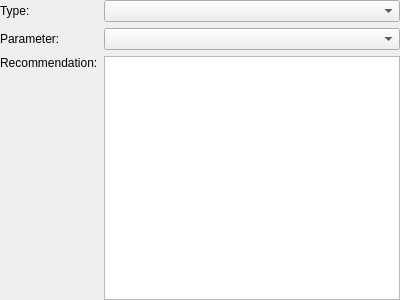
<?xml version="1.0" encoding="UTF-8"?>
<ui version="4.0">
 <class>ParameterValueWithTypeForm</class>
 <widget class="QWidget" name="ParameterValueWithTypeForm">
  <property name="geometry">
   <rect>
    <x>0</x>
    <y>0</y>
    <width>400</width>
    <height>300</height>
   </rect>
  </property>
  <property name="windowTitle">
   <string>Form</string>
  </property>
  <property name="locale">
   <locale language="English" country="UnitedStates"/>
  </property>
  <layout class="QGridLayout" name="gridLayout">
   <property name="leftMargin">
    <number>0</number>
   </property>
   <property name="topMargin">
    <number>0</number>
   </property>
   <property name="rightMargin">
    <number>0</number>
   </property>
   <property name="bottomMargin">
    <number>0</number>
   </property>
   <item row="0" column="0">
    <widget class="QLabel" name="typeLabel">
     <property name="text">
      <string>Type:</string>
     </property>
    </widget>
   </item>
   <item row="0" column="1">
    <widget class="QComboBox" name="typeComboBox"/>
   </item>
   <item row="1" column="0">
    <widget class="QLabel" name="parameterLabel">
     <property name="text">
      <string>Parameter:</string>
     </property>
    </widget>
   </item>
   <item row="1" column="1">
    <widget class="QComboBox" name="parameterComboBox"/>
   </item>
   <item row="2" column="0">
    <widget class="QLabel" name="recommendationLabel">
     <property name="text">
      <string>Recommendation:</string>
     </property>
     <property name="alignment">
      <set>Qt::AlignLeading|Qt::AlignLeft|Qt::AlignTop</set>
     </property>
    </widget>
   </item>
   <item row="2" column="1">
    <widget class="QTextEdit" name="recommendationTextEdit">
     <property name="sizePolicy">
      <sizepolicy hsizetype="Expanding" vsizetype="Expanding">
       <horstretch>0</horstretch>
       <verstretch>0</verstretch>
      </sizepolicy>
     </property>
    </widget>
   </item>
  </layout>
 </widget>
 <resources/>
 <connections>
  <connection>
   <sender>typeComboBox</sender>
   <signal>currentIndexChanged(int)</signal>
   <receiver>ParameterValueWithTypeForm</receiver>
   <slot>currentTypeIndexChanged(int)</slot>
   <hints>
    <hint type="sourcelabel">
     <x>245</x>
     <y>9</y>
    </hint>
    <hint type="destinationlabel">
     <x>199</x>
     <y>149</y>
    </hint>
   </hints>
  </connection>
  <connection>
   <sender>parameterComboBox</sender>
   <signal>currentIndexChanged(int)</signal>
   <receiver>ParameterValueWithTypeForm</receiver>
   <slot>currentIndexChanged(int)</slot>
   <hints>
    <hint type="sourcelabel">
     <x>245</x>
     <y>35</y>
    </hint>
    <hint type="destinationlabel">
     <x>199</x>
     <y>149</y>
    </hint>
   </hints>
  </connection>
 </connections>
</ui>
